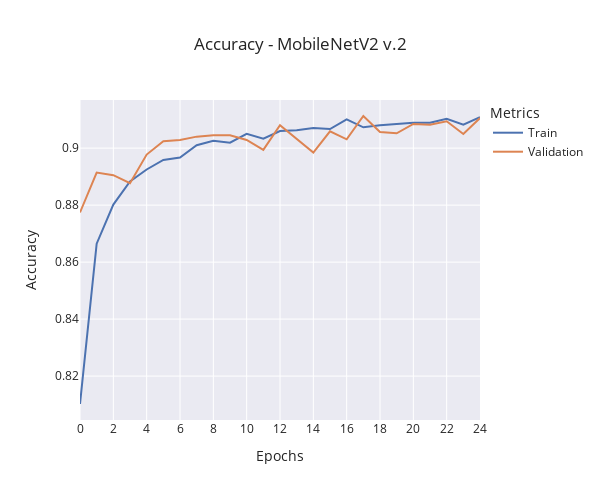

Notebook code for this chart:
### Code cell
window_size = 0
train_data = (
    moving_average(train_metrics["accuracy"], window_size)
    if window_size != 0
    else train_metrics["accuracy"]
)
validation_data = (
    moving_average(validation_metrics["val_accuracy"], window_size)
    if window_size != 0
    else validation_metrics["val_accuracy"]
)

fig = go.Figure()

fig.add_trace(
    go.Scatter(
        y=train_data,
        x=np.arange(len(train_data)),
        mode="lines",
        name="Train",
    )
)

fig.add_trace(
    go.Scatter(
        y=validation_data,
        x=np.arange(len(validation_data)),
        mode="lines",
        name="Validation",
    )
)

fig.update_layout(
    title=f"Accuracy - {model_name} {version}",
    xaxis_title="Epochs",
    yaxis_title="Accuracy",
    legend_title="Metrics",
    template="seaborn",
    width=600,
    height=500,
    xaxis=dict(
        tickmode="linear",
        tick0=0,
        dtick=2,
    ),
)

fig.show()
fig.write_image(f"./reports/figures/accuracy/{complete_name}_train.png")

### Figure 1 — Plotly figure (JSON) as saved in the notebook; plotly's stock layout.template omitted (floating-point values rounded to 4 significant figures)
{"data": [{"mode": "lines", "name": "Train", "type": "scatter", "x": [0, 1, 2, 3, 4, 5, 6, 7, 8, 9, 10, 11, 12, 13, 14, 15, 16, 17, 18, 19, 20, 21, 22, 23, 24], "y": [0.8102, 0.8665, 0.8802, 0.8883, 0.8925, 0.8959, 0.8967, 0.901, 0.9026, 0.9019, 0.905, 0.9033, 0.906, 0.9063, 0.9071, 0.9067, 0.9101, 0.9073, 0.908, 0.9085, 0.9089, 0.9089, 0.9103, 0.9082, 0.9109]}, {"mode": "lines", "name": "Validation", "type": "scatter", "x": [0, 1, 2, 3, 4, 5, 6, 7, 8, 9, 10, 11, 12, 13, 14, 15, 16, 17, 18, 19, 20, 21, 22, 23, 24], "y": [0.8774, 0.8914, 0.8905, 0.8877, 0.8977, 0.9024, 0.9029, 0.904, 0.9045, 0.9045, 0.9029, 0.8994, 0.908, 0.9033, 0.8984, 0.9059, 0.9031, 0.9113, 0.9057, 0.9052, 0.9085, 0.9082, 0.9094, 0.905, 0.9106]}], "layout": {"height": 500, "legend": {"title": {"text": "Metrics"}}, "title": {"text": "Accuracy - MobileNetV2 v.2"}, "width": 600, "xaxis": {"dtick": 2, "tick0": 0, "tickmode": "linear", "title": {"text": "Epochs"}}, "yaxis": {"title": {"text": "Accuracy"}}}}
